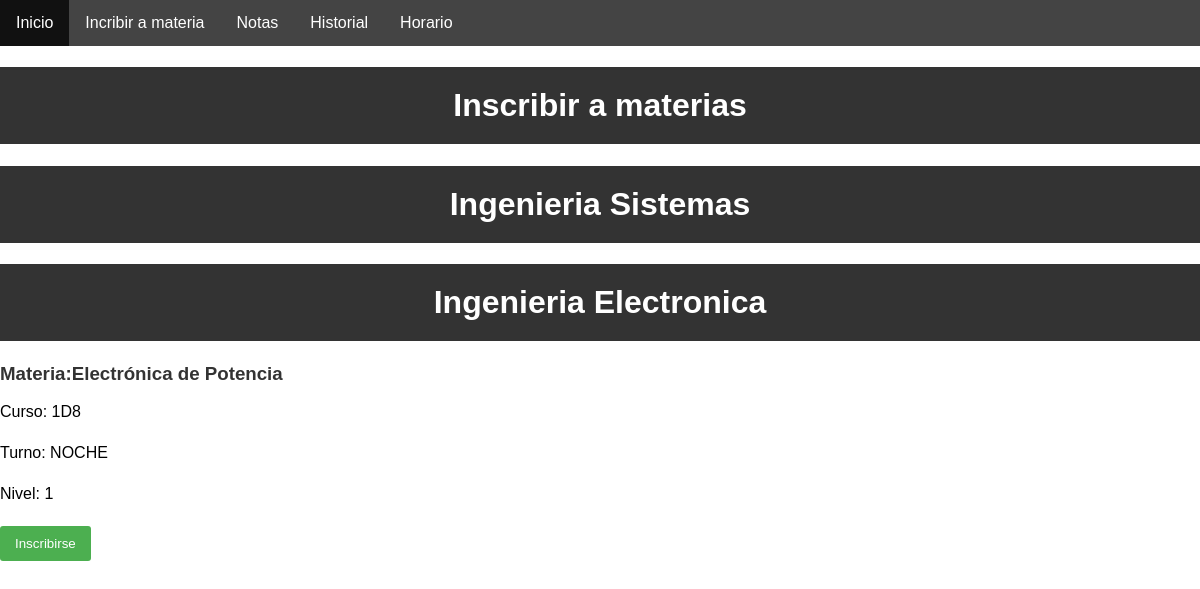
/inscribir/ (signed in), run on the app's committed database.
### UTN/models.py (models this page shows)
class Carrera(models.Model):
    nombre = models.CharField(max_length=255)
    descripcion = models.TextField()
    def __str__(self):
        return self.nombre

class Materia(models.Model):
    nombre = models.CharField(max_length=255)
    siglas = models.CharField(max_length=10)
    carrera = models.ForeignKey(Carrera, on_delete=models.CASCADE)
    materia_correlativa = models.OneToOneField('self', null=True, blank=True, on_delete=models.SET_NULL)
    def __str__(self):
        return self.nombre

class Curso(models.Model):
    nombreCurso = models.CharField(max_length=255)
    turno = models.ForeignKey(Turno, on_delete=models.CASCADE)
    nivel = models.IntegerField()
    materia = models.ForeignKey(Materia, on_delete=models.CASCADE, default='')
    listaHorarios = models.CharField(max_length=255)
    def __str__(self):
        return self.nombreCurso

class Turno(models.Model):
    nombre = models.CharField(max_length=255)
    descripcion = models.TextField()
    def __str__(self):
        return self.nombre

### UTN/views.py (the view, shortened to what this page needs)
# urls.py: path('inscribir/', views.inscribir),
def inscribir(request):
    if request.method == 'GET':
        usuario = request.user
        carreras = usuario.carrera.all()
        materias_totales = []
        cursos_totales = []
        print(usuario.carrera.all())
        for c in carreras:
            materias = Materia.objects.filter(carrera = c)
            for m in materias:
                inscripcion_existente = Inscripcion.objects.filter(usuario=usuario, curso__materia=m).exists()
                if not inscripcion_existente:
                    materias_totales.append(m)
                    cursos = Curso.objects.filter(materia = m)
                    for a in cursos:
                        cursos_totales.append(a)
        return render(request, 'inscribir.html', { 'materias_totales' : materias_totales,
                                                    'carreras' : carreras,
                                                    'cursos_totales' : cursos_totales})

### UTN/templates/inscribir.html (shortened to what this page needs)
{% extends 'base2.html' %}
{% block content %}
    <link rel="stylesheet" type="text/css" href="../static/css/inscribir.css">    <h1>Inscribir a materias</h1>
        {% for c in carreras %}
            <h1>{{c}}</h1>
            {% for m in materias_totales %}
                {% if m.carrera == c %}
                <h3>Materia:{{m}}</h3>
                    {% for a in cursos_totales %}
                        {% if a.materia == m %}
                        <form action="" method="post">
                            <label for="curso">Curso: {{a}}</label>
                            <br>
                            <label for="curso">Turno: {{a.turno}}</label>
                            <br>
                            <label for="curso">Nivel: {{a.nivel}}</label>
                            <br>
                            <input type="submit" value="Inscribirse">
                        </form>
                        {% endif %}
                    {% endfor %}
                {% endif %}
            {% endfor %}
        {% endfor %}
{% endblock %}

### UTN/static/css/home.css (style rules this page uses)
body { font-family: Arial, sans-serif; margin: 0; padding: 0; }
h1 { color: white; }

### UTN/static/css/inscribir.css (style rules this page uses)
body { font-family: Arial, sans-serif; margin: 0; padding: 0; }
h1, h3 { color: #333; }
h1 { background-color: #333; color: white; text-align: center; padding: 20px; }
form { margin-top: 10px; }
label { display: block; margin-bottom: 5px; }
input[type="submit"] { background-color: #4caf50; color: white; padding: 10px 15px; border: none; border-radius: 3px; cursor: pointer; }

### data on the page
Carrera: nombre "Ingenieria Sistemas"
Carrera: nombre "Ingenieria Electronica"
Materia: nombre "Electrónica de Potencia"
Curso: nombreCurso "1D8", turno "NOCHE", nivel "1"
